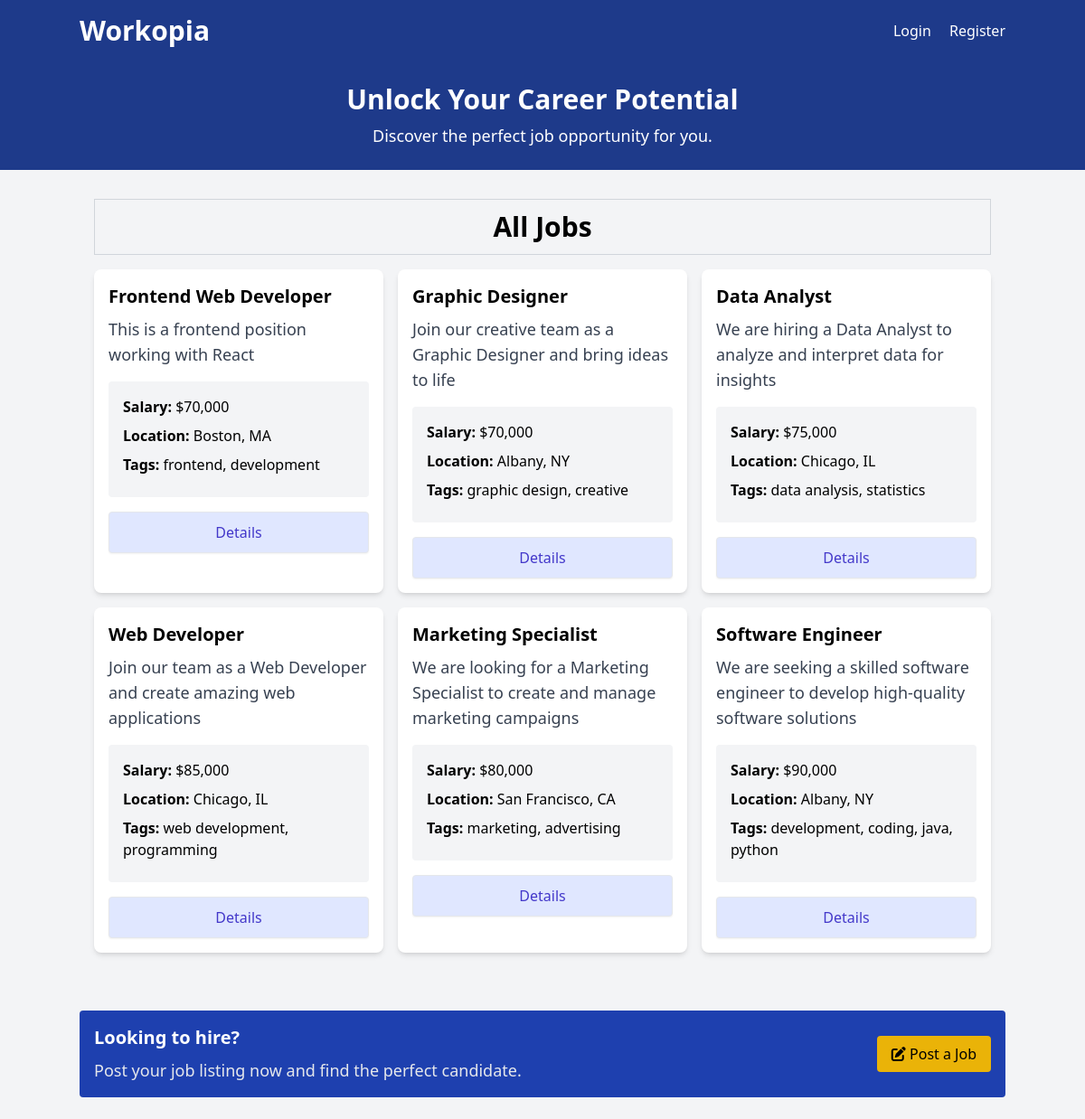
The page /listings on the database its author committed.
### tables this page shows
CREATE TABLE IF NOT EXISTS `listings` (
    `id` int NOT NULL AUTO_INCREMENT,
    `user_id` int NOT NULL,
    `title` varchar(255) NOT NULL,
    `description` longtext,
    `salary` varchar(45) DEFAULT NULL,
    `tags` varchar(255) DEFAULT NULL,
    `company` varchar(45) DEFAULT NULL,
    `address` varchar(255) DEFAULT NULL,
    `city` varchar(45) DEFAULT NULL,
    `state` varchar(45) DEFAULT NULL,
    `phone` varchar(45) DEFAULT NULL,
    `email` varchar(45) DEFAULT NULL,
    `requirements` longtext,
    `benefits` longtext,
    `created_at` timestamp NULL DEFAULT CURRENT_TIMESTAMP,
    PRIMARY KEY (`id`),
    KEY `fk_listings_users_idx` (`user_id`),
    CONSTRAINT `fk_listings_users` FOREIGN KEY (`user_id`) REFERENCES `users` (`id`) ON DELETE CASCADE ON UPDATE CASCADE
    );

### Framework/Session.php (called while the page is built, shortened)
<?php
class Session
{
    public static function has($key)
    {
        return isset($_SESSION[$key]);
    }
}

### App/controllers/ListingController.php (called while the page is built, shortened)
<?php
class ListingController
{
    protected $db;
    public function __construct()
    {
        $config = require basePath('config/db.php');
        $this->db = new Database($config);
    }
    public function index()
    {
        $listings = $this->db->query('SELECT * FROM listings ORDER BY created_at DESC')->fetchAll();
        loadView('listings/index', [
            'listings' => $listings
        ]);
    }
}

### public/index.php (called while the page is built, shortened)
<?php
require '../helpers.php';
$router = new Router();
$uri = parse_url($_SERVER['REQUEST_URI'], PHP_URL_PATH);
$router->route($uri);

### Framework/Database.php (called while the page is built, shortened)
<?php
class Database
{
    public $conn;
    public function __construct($config)
    {
        $dsn = "mysql:host={$config['host']};port={$config['port']};dbname={$config['dbname']}";
        $options = [
            PDO::ATTR_ERRMODE => PDO::ERRMODE_EXCEPTION,
            PDO::ATTR_DEFAULT_FETCH_MODE => PDO::FETCH_OBJ
        ];
        try {
            $this->conn = new PDO($dsn, $config['username'], $config['password'], $options);
        } catch (PDOException $e) {
            throw new Exception("Database connection failed: {$e->getMessage()}");
        }
    }
    public function query($query, $params = [])
    {
        try {
            $sth = $this->conn->prepare($query);
            $sth->execute();
            return $sth;
        } catch (PDOException $e) {
            throw new Exception("Query failed to execute: {$e->getMessage()}");
        }
    }
}

### App/views/listings/index.view.php (the view, shortened to what this page needs)
<?= loadPartial('head') ?>
<?= loadPartial('navbar') ?>
<?= loadPartial('top-banner') ?>
    <section>
        <div class="container mx-auto p-4 mt-4">
            <div class="text-center text-3xl mb-4 font-bold border border-gray-300 p-3">
                <?php if (isset($keywords)) : ?>
                    Search Results for: <?= htmlspecialchars($keywords) ?>
                <?php else : ?>
                    All Jobs
                <?php endif; ?>
            </div>
            <div class="grid grid-cols-1 md:grid-cols-3 gap-4 mb-6">
                <?php foreach ($listings as $listing) : ?>
                    <div class="rounded-lg shadow-md bg-white">
                        <div class="p-4">
                            <h2 class="text-xl font-semibold"><?= $listing->title ?></h2>
                            <p class="text-gray-700 text-lg mt-2">
                                <?= $listing->description ?>
                            </p>
                            <ul class="my-4 bg-gray-100 p-4 rounded">
                                <li class="mb-2"><strong>Salary:</strong> <?= formatSalary($listing->salary) ?></li>
                                <li class="mb-2">
                                    <strong>Location:</strong> <?= $listing->city ?>, <?= $listing->state ?>
                                </li>
                                <?php if (!empty($listing->tags)) : ?>
                                    <li class="mb-2">
                                        <strong>Tags:</strong> <?= $listing->tags ?>
                                    </li>
                                <?php endif; ?>
                            </ul>
                            <a href="/listings/<?= $listing->id ?>" class="block w-full text-center px-5 py-2.5 shadow-sm rounded border text-base font-medium text-indigo-700 bg-indigo-100 hover:bg-indigo-200">
                                Details
                            </a>
                        </div>
                    </div>
                <?php endforeach; ?>
            </div>
        </div>
    </section>
<?= loadPartial('bottom-banner') ?>
<?= loadPartial('footer') ?>

### Framework/Router.php (shortened to what this page needs)
<?php
class Router
{
    protected $routes = [];
    public function registerRoute($method, $uri, $action, $middleware = [])
    {
        list($controller, $controllerMethod) = explode('@', $action);
        $this->routes[] = [
            'method' => $method,
            'uri' => $uri,
            'controller' => $controller,
            'controllerMethod' => $controllerMethod,
            'middleware' => $middleware
        ];
    }
    public function route($uri)
    {
        $requestMethod = $_SERVER['REQUEST_METHOD'];
        foreach ($this->routes as $route) {
            $uriSegments = explode('/', trim($uri, '/'));
            $routeSegments = explode('/', trim($route['uri'], '/'));
            if (count($uriSegments) === count($routeSegments) && strtoupper($route['method'] === $requestMethod)) {
                $params = [];
                $match = true;
                for ($i = 0; $i < count($uriSegments); $i++) {
                    if ($routeSegments[$i] !== $uriSegments[$i] && !preg_match('/\{(.+?)\}/', $routeSegments[$i])) {
                        $match = false;
                        break;
                    }
                }
                if ($match) {
                    $controllerMethod = $route['controllerMethod'];
                    $controllerInstance = new $controller();
                    $controllerInstance->$controllerMethod($params);
                    return;
                }
            }
        }
    }
}

### public/css/style.css (style rules this page uses)
html { line-height: 1.5; -webkit-text-size-adjust: 100%; -moz-tab-size: 4; -o-tab-size: 4; tab-size: 4; font-family: ui-sans-serif, system-ui, -apple-system, BlinkMacSystemFont, "Segoe UI", Roboto, "Helvetica Neue", Arial, "Noto Sans", sans-serif, "Apple Color Emoji", "Segoe UI Emoji", "Segoe UI Symbol", "Noto Color Emoji"; font-feature-settings: normal; font-variation-settings: normal; }
body { margin: 0; line-height: inherit; }
h1, h2, h3, h4, h5, h6 { font-size: inherit; font-weight: inherit; }
a { color: inherit; text-decoration: inherit; }
b, strong { font-weight: bolder; }
blockquote, dl, dd, h1, h2, h3, h4, h5, h6, hr, figure, p, pre { margin: 0; }
ol, ul, menu { list-style: none; margin: 0; padding: 0; }
.container { width: 100%; }
@media (min-width: 640px) { .container { max-width: 640px; } }
@media (min-width: 768px) { .container { max-width: 768px; } }
@media (min-width: 1024px) { .container { max-width: 1024px; } }
.mx-auto { margin-left: auto; margin-right: auto; }
.my-4 { margin-top: 1rem; margin-bottom: 1rem; }
.mb-2 { margin-bottom: 0.5rem; }
.mb-4 { margin-bottom: 1rem; }
.mb-6 { margin-bottom: 1.5rem; }
.mt-2 { margin-top: 0.5rem; }
.mt-4 { margin-top: 1rem; }
.block { display: block; }
.grid { display: grid; }
.w-full { width: 100%; }
.grid-cols-1 { grid-template-columns: repeat(1, minmax(0, 1fr)); }
.gap-4 { gap: 1rem; }
.rounded { border-radius: 0.25rem; }
.rounded-lg { border-radius: 0.5rem; }
.border { border-width: 1px; }
.border-gray-300 { --tw-border-opacity: 1; border-color: rgb(209 213 219 / var(--tw-border-opacity)); }
.bg-gray-100 { --tw-bg-opacity: 1; background-color: rgb(243 244 246 / var(--tw-bg-opacity)); }
.bg-indigo-100 { --tw-bg-opacity: 1; background-color: rgb(224 231 255 / var(--tw-bg-opacity)); }
.bg-white { --tw-bg-opacity: 1; background-color: rgb(255 255 255 / var(--tw-bg-opacity)); }
.p-3 { padding: 0.75rem; }
.p-4 { padding: 1rem; }
.px-5 { padding-left: 1.25rem; padding-right: 1.25rem; }
.py-2\.5 { padding-top: 0.625rem; padding-bottom: 0.625rem; }
.text-center { text-align: center; }
.text-3xl { font-size: 1.875rem; line-height: 2.25rem; }
.text-base { font-size: 1rem; line-height: 1.5rem; }
.text-lg { font-size: 1.125rem; line-height: 1.75rem; }
.text-xl { font-size: 1.25rem; line-height: 1.75rem; }
.font-bold { font-weight: 700; }
.font-medium { font-weight: 500; }
.font-semibold { font-weight: 600; }
.text-gray-700 { --tw-text-opacity: 1; color: rgb(55 65 81 / var(--tw-text-opacity)); }
.text-indigo-700 { --tw-text-opacity: 1; color: rgb(67 56 202 / var(--tw-text-opacity)); }
.shadow-md { --tw-shadow: 0 4px 6px -1px rgb(0 0 0 / 0.1), 0 2px 4px -2px rgb(0 0 0 / 0.1); --tw-shadow-colored: 0 4px 6px -1px var(--tw-shadow-color), 0 2px 4px -2px var(--tw-shadow-color); box-shadow: var(--tw-ring-offset-shadow, 0 0 #0000), var(--tw-ring-shadow, 0 0 #0000), var(--tw-shadow); }
.shadow-sm { --tw-shadow: 0 1px 2px 0 rgb(0 0 0 / 0.05); --tw-shadow-colored: 0 1px 2px 0 var(--tw-shadow-color); box-shadow: var(--tw-ring-offset-shadow, 0 0 #0000), var(--tw-ring-shadow, 0 0 #0000), var(--tw-shadow); }
@media (min-width: 768px) { .md\:grid-cols-3 { grid-template-columns: repeat(3, minmax(0, 1fr)); } }

### rows shown on the page
listings: title "Frontend Web Developer", description "This is a frontend position working with React", salary "$70,000", city "Boston", state "MA", tags "frontend, development"
listings: title "Graphic Designer", description "Join our creative team as a Graphic Designer and bring ideas to life", salary "$70,000", city "Albany", state "NY", tags "graphic design, creative"
listings: title "Data Analyst", description "We are hiring a Data Analyst to analyze and interpret data for insights", salary "$75,000", city "Chicago", state "IL", tags "data analysis, statistics"
listings: title "Web Developer", description "Join our team as a Web Developer and create amazing web applications", salary "$85,000", city "Chicago", state "IL", tags "web development, programming"
listings: title "Marketing Specialist", description "We are looking for a Marketing Specialist to create and manage marketing campaigns", salary "$80,000", city "San Francisco", state "CA", tags "marketing, advertising"
listings: title "Software Engineer", description "We are seeking a skilled software engineer to develop high-quality software solutions", salary "$90,000", city "Albany", state "NY", tags "development, coding, java, python"
